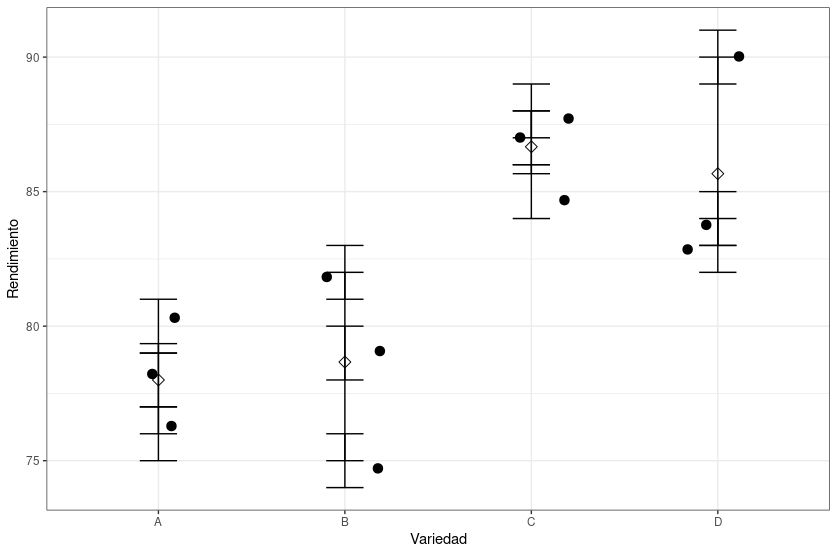

This figure's R source:
#crear codigo generales para ANOVA, bloques y otras pruebas para solo pegar y 
#remplazar datos.

#librerias
library(car)
library(agricolae)
library(gmodels)
library(mvtnorm)
library(multcomp)
library(survival)
library(ggplot2)

#El diseño de bloque al azar (DBA)

#Este diseño busca quitar el ruido que puede sesgar 
#nuestros resultados o interpretaciones del 
#experimento, ya que existen factores externos 
#que afectan a nuestra variable respuesta
#por lo cual se crean bloques donde los 
#factores externos sean homoceneos 
#los bloques agrupan a unidades experimentales
#muy similares entre si.

#Por ejemplo: si se esta estudiando el efecto de una
#dieta en la en la perdida peso en poblacion pero 
#se conoce que factores como actividad fisica, edad
# y metabolismo, por lo cual se reune a los participantes
#del estudio en bloques como:

# - Mujeres de 30 a 40 años con un nivel de actividad
#fisica moderada

#-hombres de 40 a 50 años con un metabolismo lento


#Problema

#Supongamos que estamos realizando un experimento para evaluar 
#el rendimiento de diferentes variedades de maíz. 
#Tenemos 4 variedades (A, B, C y D) y hemos dividido el campo 
#experimental en 3 bloques (bloques 1, 2 y 3) 
#para controlar la variabilidad del suelo. Cada bloque 
#contiene las 4 variedades, y queremos 
#comparar el rendimiento de las variedades después de la cosecha.

#Primero, crearemos un data frame con los datos del experimento:

rendimiento <- c(80, 75, 85, 90, 78, 82, 88, 84, 76, 79, 87, 83)
variedad <- rep(c("A", "B", "C", "D"), times = 3)

bloque <- rep(1:3, each = 4) #se divide la tierra de siembra en 3 secciones
#debido a las caracteristicas del terreno y en cada seccion se siembra las 
#4 variedades de maiz.

#En este experimento, hay 3 bloques (1, 2 y 3) y 
#4 variedades de maíz (A, B, C y D). 
#Cada bloque contiene las 4 variedades.

#La tierra para sembrar las 4 especies de maiz en  se divide 
#3 secciones y cada seccion o
#bloque se siembra las cuatro 4 variadades de maiz, esto se 
#hace ya que cada bloque tiene
#tierra que tiene unas caracteristicas especificas y 
#esto hace tener datos mas precisos
#ya que se minimiza el los efectos externos que 
#afectan a la variable respuesta.

#Para enterder este codigo: 

datos <- data.frame(rendimiento, variedad, bloque)

#Ahora, ajustaremos el modelo de DBA utilizando la función aov():

modelo <- aov(rendimiento ~ variedad + bloque, data = datos)
summary(modelo)

#Este resumen nos muestra los grados de libertad, la suma de cuadrados, 
#el cuadrado medio, el valor F y el valor p para cada fuente 
#de variación (variedad y bloque).

#Si el efecto de la variedad es significativo (valor p pequeño), 
#podemos realizar pruebas de comparaciones múltiples para identificar 
#qué variedades difieren entre sí. Una opción es usar la prueba de Tukey:

#como la prueba de ANOVA nos dice si existen variaciones significativas 
#o no entre los grupos, pero no nos dice cual o cuales variadades
#difieren mas que las otras para esto hacemos Tukey para comparaciones
#multiples esto lo hace en comparacion de parejas de variedades.
#(A-B, A-C, A-D, B-C, B-D, C-D) y se determina si hay diferencias 
#significativas.

prueba_tukey = TukeyHSD(modelo, 'variedad')
prueba_tukey

# Acceder a los valores-p
p_valores_tukey = prueba_tukey[["variedad"]][, "p adj"]
p_valores_tukey

# Acceder a los valores-p
p_valores_tukey = prueba_tukey[["variedad"]][, "p adj"]

# Acceder a los nombres de los tratamientos
nombres_tratamientos = rownames(prueba_tukey[["variedad"]])

# Definir el nivel de significancia
alpha = 0.05

# Comparar los valores-p con el nivel de significancia
for (i in 1:length(p_valores_tukey)) {
  tratamiento1 = strsplit(nombres_tratamientos[i], "-")[[1]][1]
  tratamiento2 = strsplit(nombres_tratamientos[i], "-")[[1]][2]
  
  if (p_valores_tukey[i] < alpha) {
    cat("La diferencia entre el tratamiento", tratamiento1, "y el tratamiento", tratamiento2, "es estadísticamente significativa (p-valor =", 
        round(p_valores_tukey[i], 4), ")\n")
  } else {
    cat("La diferencia entre el tratamiento", tratamiento1, "y el tratamiento", tratamiento2, "no es estadísticamente significativa (p-valor =", 
        round(p_valores_tukey[i], 4), ")\n")
  }
}

#grafico de Tukey
plot(prueba_tukey, las = 2, cex.axis = 0.4) 
#En este grafico se nota que la comparacion C-A son estadisticamente 
#significativo entre ellos ya que no toca la linea de cero vertical


#Esta función realiza la prueba de Tukey 
#y muestra las diferencias entre las medias de 
#las variedades y los intervalos de confianza ajustados.

#podemos crear un gráfico de medias e intervalos de 
#confianza para visualizar mejor los resultados:

ggplot(datos, aes(x = variedad, y = rendimiento)) +
  geom_point(position = position_jitter(width = 0.2), size = 3) +
  geom_errorbar(aes(group = variedad, ymin = rendimiento - 1, 
                    ymax = rendimiento + 1), 
                width = 0.2, position = position_dodge(0.05)) +
  stat_summary(fun.data = mean_cl_boot, geom = "errorbar", width = 0.2, 
               position = position_dodge(0.05)) +
  stat_summary(fun = mean, geom = "point", shape = 23, size = 3, 
               position = position_dodge(0.05)) +
  labs(x = "Variedad", y = "Rendimiento") +
  theme_bw()
